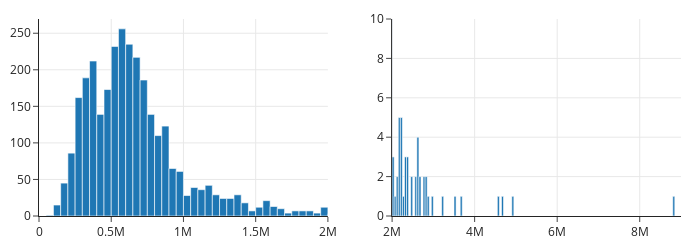

Source (notebook cell):
### Markdown cell above
Let's use this idea to improve the histogram of sale prices.
In the side-by-side plots below, we clip the data by changing the limits of the x-axis. 
On the left, we've excluded houses that cost over $\$2,000,000$. 
The shape of the distribution for the bulk of the houses is much clearer in this plot.
For instance, we can more easily observe the skewness and a smaller secondary mode.
On the right, we separately show detail in the long right tail of the distribution:

### Code cell
right_hist = px.histogram(sfh, x='price')
left_hist = px.histogram(sfh, x='price')
# We wrote the left_right function as a shorthand for plotly's make_subplots
fig = left_right(left_hist, right_hist, height=250)
fig.update_xaxes(range=[0, 2e6], row=1, col=1)
fig.update_xaxes(range=[2e6, 9e6], row=1, col=2)
fig.update_yaxes(range=[0, 10], row=1, col=2)
fig

### Figure 1 — Plotly figure (JSON) as saved in the notebook; plotly's stock layout.template omitted (floating-point values rounded to 4 significant figures; data arrays with more than 128 entries replaced by an {"elided": "..."} marker saying what was removed)
{"data": [{"alignmentgroup": "True", "hovertemplate": "price=%{x}<br>count=%{y}<extra></extra>", "legendgroup": "", "marker": {"color": "#1F77B4", "pattern": {"shape": ""}}, "name": "", "offsetgroup": "", "orientation": "v", "showlegend": false, "type": "histogram", "x": {"elided": "3065 int values"}, "xaxis": "x", "yaxis": "y"}, {"alignmentgroup": "True", "hovertemplate": "price=%{x}<br>count=%{y}<extra></extra>", "legendgroup": "", "marker": {"color": "#1F77B4", "pattern": {"shape": ""}}, "name": "", "offsetgroup": "", "orientation": "v", "showlegend": false, "type": "histogram", "x": {"elided": "3065 int values"}, "xaxis": "x2", "yaxis": "y2"}], "layout": {"height": 250, "width": 700, "xaxis": {"anchor": "y", "domain": [0, 0.45], "range": [0, 2000000], "type": "linear"}, "xaxis2": {"anchor": "y2", "domain": [0.55, 1], "range": [2000000, 9000000], "type": "linear"}, "yaxis": {"anchor": "x", "autorange": true, "domain": [0, 1], "range": [0, 269.5]}, "yaxis2": {"anchor": "x2", "domain": [0, 1], "range": [0, 10]}}}
